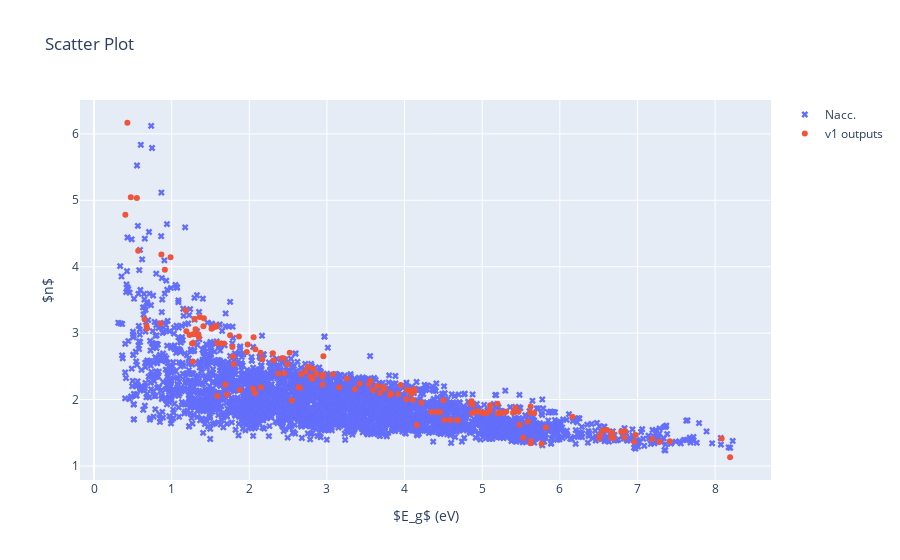

The notebook cell this image was saved under:
### Code cell
import plotly.express as px
import plotly.graph_objects as go

gap_naccarato = [strucs_naccarato[mpid]["attributes"]["_naccarato_gga_bandgap"] for mpid in strucs_naccarato]
refractive_index_naccarato = [strucs_naccarato[mpid]["attributes"]["_naccarato_refractive_index"] for mpid in strucs_naccarato]

# Data
data_naccarato = {'x': gap_naccarato, 'y': refractive_index_naccarato}
data_outputs = {'x': df_outputs_filtout['bandgap'], 'y': df_outputs_filtout['refractive_index']}

# Scatter plot for Nacc.
scatter_naccarato = go.Scatter(
    x=data_naccarato['x'],
    y=data_naccarato['y'],
    mode='markers',
    marker=dict(symbol='x'),
    name='Nacc.'
)

# Scatter plot for MP pred.
scatter_mp_pred = go.Scatter(
    x=data_outputs['x'],
    y=data_outputs['y'],
    mode='markers',
    # error_y=data_outputs['error_y'],
    # marker='.',
    # line=dict(color='darkorange'),
    name=f'v{cur_v-1} outputs',
    text=[mpid for mpid in df_outputs_filtout.index.values]
)

# Layout
layout = go.Layout(
    title=dict(text='Scatter Plot'),
    xaxis=dict(title='$E_g$ (eV)', showgrid=True),
    yaxis=dict(title='$n$', showgrid=True),
    legend=dict(font=dict(size=12))
)

# Create figure
fig = go.Figure(data=[scatter_naccarato, scatter_mp_pred], layout=layout)

# Show figure
fig.show()

### Figure 1 — Plotly figure (JSON) as saved in the notebook; plotly's stock layout.template omitted (floating-point values rounded to 4 significant figures; data arrays with more than 128 entries replaced by an {"elided": "..."} marker saying what was removed)
{"data": [{"marker": {"symbol": "x"}, "mode": "markers", "name": "Nacc.", "type": "scatter", "x": {"elided": "4001 float values"}, "y": {"elided": "4001 float values"}}, {"mode": "markers", "name": "v1 outputs", "text": {"elided": "157 str values"}, "type": "scatter", "x": {"elided": "157 float values"}, "y": {"elided": "157 float values"}}], "layout": {"legend": {"font": {"size": 12}}, "title": {"text": "Scatter Plot"}, "xaxis": {"showgrid": true, "title": {"text": "$E_g$ (eV)"}}, "yaxis": {"showgrid": true, "title": {"text": "$n$"}}}}
